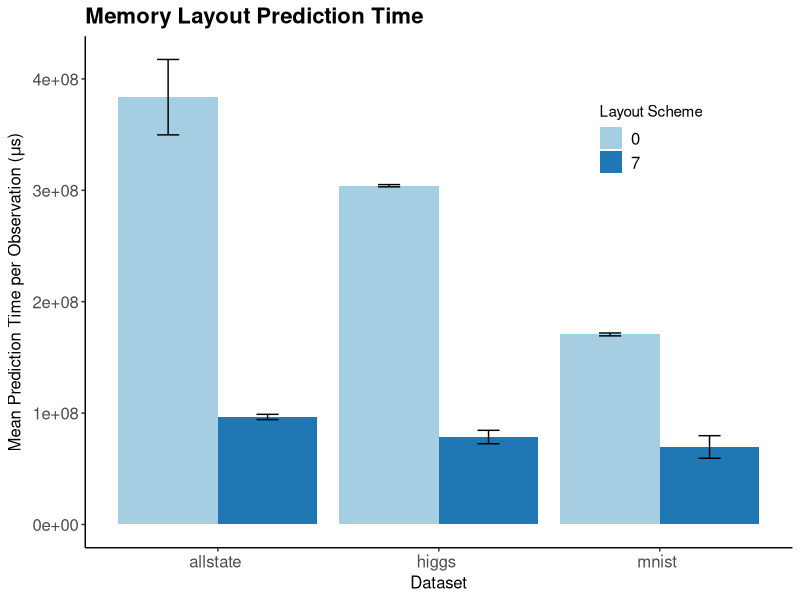

Here is the R script that generated this plot:
# ---
# title: "Test speed-up and scale-up of R-Rerf against xg and ranger"
# author: "James Browne"
# date: "Oct 10 2017"
# output: html_document
# ---
library(ggplot2)
library(plyr)

data_summary <- function(data, varname, groupnames){
      require(plyr)
  summary_func <- function(x, col){
          c(mean = mean(x[[col]], na.rm=TRUE),
                  sd = sd(x[[col]], na.rm=TRUE))
    }
    data_sum<-ddply(data, groupnames, .fun=summary_func,
                                      varname)
    data_sum <- rename(data_sum, c("mean" = varname))
     return(data_sum)
}


mydata <- read.csv(file="figure6.csv", header=FALSE)
#normalize based on number of test observations
z <- mydata$V1 == "mnist "
mydata[z,]$V3 <- mydata[z,]$V3/10000*100000
z <- mydata$V1 == "higgs "
mydata[z,]$V3 <- mydata[z,]$V3/25000*100000
z <- mydata$V1 == "allstate "
mydata[z,]$V3 <- mydata[z,]$V3/50000*100000

mydata <- data_summary(mydata,varname="V3",groupnames=c("V1","V2"))
mydata$V1 <- as.factor(mydata$V1)
mydata$V2 <- as.character(mydata$V2)

#just show 0,2,and7
z <- mydata$V2 == "0" | mydata$V2 == "2" | mydata$V2 == "7"
mydata <- mydata[z,]

leg <- theme(legend.text = element_text(size = 12), plot.title = element_text(size = 16,  face="bold"), plot.subtitle = element_text(size = 12),axis.title.x = element_text(size=12), axis.text.x = element_text(size=12), axis.title.y = element_text(size=12), axis.text.y = element_text(size=12))
#leg <- theme(legend.text = element_text(size = 12), legend.title=element_blank(), plot.title = element_text(size = 16,  face="bold"), plot.subtitle = element_text(size = 12),axis.title.x = element_text(size=12), axis.text.x = element_text(size=12), axis.title.y = element_text(size=12), axis.text.y = element_text(size=12))

p <- ggplot(mydata, aes(x=V1, y=V3, fill=V2)) + 
       geom_bar(stat="identity", position=position_dodge()) +
         geom_errorbar(aes(ymin=V3-sd, ymax=V3+sd), width=.2,
                                        position=position_dodge(.9))
  
p <- p + scale_fill_brewer(palette="Paired") + theme_classic() + leg
p <- p + guides(fill=guide_legend(title="Layout Scheme"))
    p <- p + theme(legend.position = c(.8,.8))
p <- p + labs(title = "Memory Layout Prediction Time")
p <- p + labs(x = "Dataset", y =expression(paste("Mean Prediction Time per Observation (", mu, "s)")))




png(file="figure6.png")
print(p)
dev.off()

